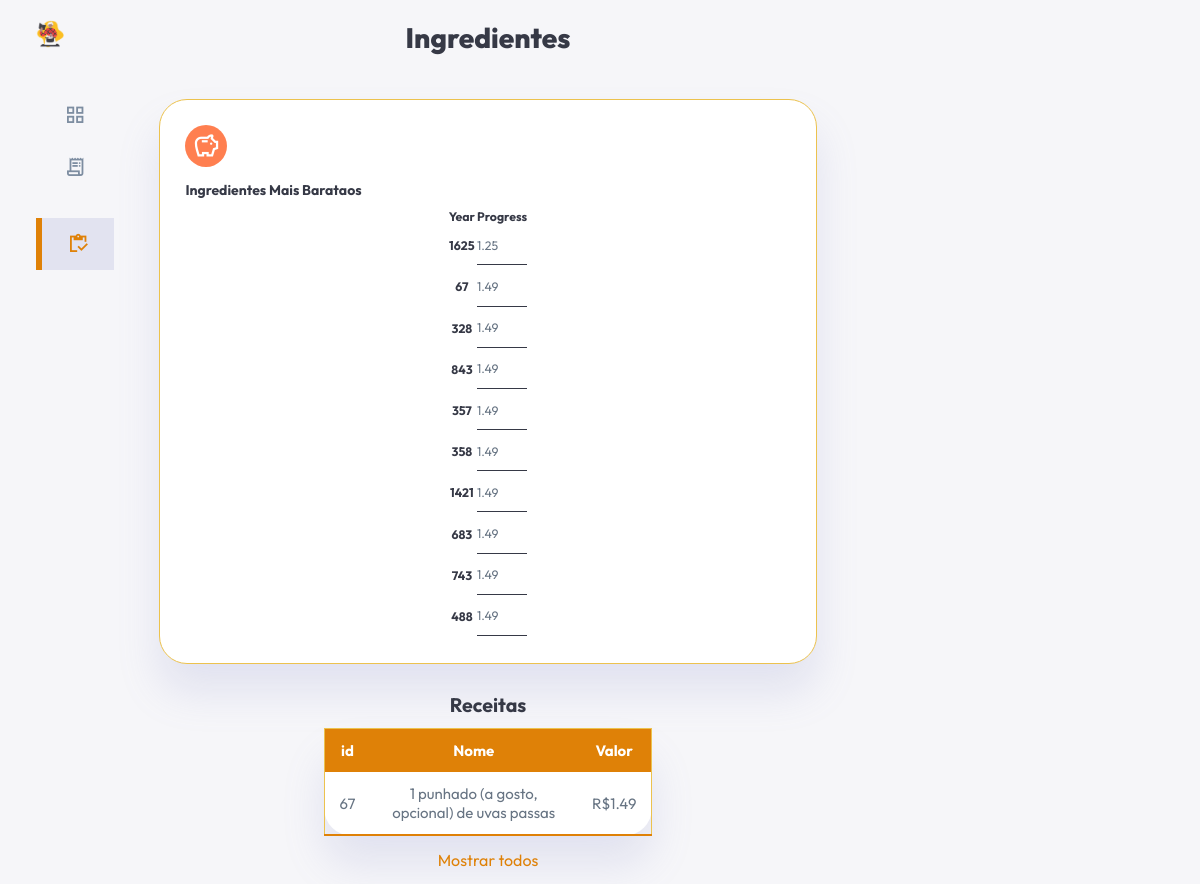
Page /views/Ingredientes.php?id=67 on the committed database.
### tables this page shows
CREATE TABLE `tbingrediente` (
  `idIngrediente` int(11) NOT NULL,
  `nomeIngrediente` varchar(100) DEFAULT NULL,
  `valorIngrediente` float DEFAULT NULL
);

### models/Ingrediente.php (called while the page is built, shortened)
<?php
    class Ingrediente{
        public function listar(){
            $con = Conexao::conectar();
            $querySelect = "SELECT * FROM tbingrediente";
            $resultado = $con->query($querySelect);
            $lista = $resultado->fetchAll();
            return $lista;
        }
        public function listarId($id){
            $con = Conexao::conectar();
            $querySelect = "SELECT * FROM tbingrediente WHERE idIngrediente = " . $id;
            $resultado = $con->query($querySelect);
            $lista = $resultado->fetchAll();
            return $lista;
        }
        public function maisBaratos(){
            $con = Conexao::conectar();
            $querySelect = "SELECT tbingrediente.idIngrediente, tbingrediente.nomeIngrediente, tbingrediente.valorIngrediente FROM tbingrediente
                            WHERE tbingrediente.valorIngrediente != 0.0
                            ORDER BY valorIngrediente
                            LIMIT 10;";
            $resultado = $con->query($querySelect);
            $lista = $resultado->fetchAll();
            return $lista;
        }
    }
?>

### views/Ingredientes.php (the view, shortened to what this page needs)
<?php
require_once('../models/Ingrediente.php');
$ingrediente = new Ingrediente();
$maisBaratos = $ingrediente->maisBaratos();
$ingredientes = $ingrediente->listar();
if (isset($_GET['id'])){
    $ingredientes = $ingrediente->listarId($_GET['id']);
}
?>
<!DOCTYPE html>
<html lang="en">
<head>
    <link rel="stylesheet" href="../css/style.css">
    <link rel="stylesheet" href="https://cdn.jsdelivr.net/npm/charts.css/dist/charts.min.css">
</head>
<body>
    <div class="container">
        <aside>
            <div class="top">
                <div class="logo">
                    <img src="../images/vovo.png" >
                </div>
            </div>
            <div class="sidebar">
                <a href="Index.php" >
                    <span class="material-symbols-sharp">grid_view</span>
                </a>
                <a href="Receitas.php">
                    <span class="material-symbols-sharp">receipt_long</span>
                </a>
                <a href="Ingredientes.php" class="active">
                    <span class="material-symbols-sharp">inventory</span>
                </a>
            </div>
        </aside>
        <main>
            <h1>Ingredientes</h1>
            <div class="insights-one" style='grid-template-columns: repeat(1, 1fr);'>
                <div class="sales">
                    <span class="material-symbols-sharp">savings</span>
                        <div class="left">
                            <h3>Ingredientes Mais Barataos</h3>
                            <table id="column-example-14"
                                class="charts-css column show-labels show-primary-axis show-data-axes">
                                <thead>
                                    <tr>
                                        <th scope="col"> Year </th>
                                        <th scope="col"> Progress </th>
                                    </tr>
                                </thead>
                                <tbody>
                                <?php
                                $html = "";
                                $last = count($maisBaratos)-1;
                                $max = intval($maisBaratos[$last]['valorIngrediente']);
                                foreach ($maisBaratos as $ingredient){
                                    $porcent = intval($ingredient['valorIngrediente']) / $max;
                                    $html .= "<tr>
                                                <th scope='row'><a href='Ingredientes.php?id={$ingredient['idIngrediente']}'>{$ingredient['idIngrediente']}</a></th>
                                                <td style='--size:{$porcent}'>{$ingredient['valorIngrediente']}</td>
                                            </tr>
                                            ";
                                }
                                echo $html;
                                ?>
                                </tbody>
                            </table>
                        </div>
                </div>
            </div>
            <div class="recent-ingredients" style="display: flex; flex-direction: column; align-items: center;">
                <h2>Receitas</h2>
                <table class="styled-table" style="width: 50%">
                    <thead>
                        <tr>
                            <th>id</th>
                            <th>Nome</th>
                            <th>Valor</th>
                        </tr>
                    </thead>
                    <tbody>
                        <?php
                        $html = "";
                        foreach($ingredientes as $ingrediente){
                            $html .= "<tr>
                                        <td>{$ingrediente['idIngrediente']}</td>
                                        <td>{$ingrediente['nomeIngrediente']}</td>
                                        <td>R\${$ingrediente['valorIngrediente']}</td>
                                    </tr>
                                    ";
                        }
                        echo $html;
                        ?>
                    </tbody>
                </table>
                <a href="Ingredientes.php">Mostrar todos</a>
            </div>
        </main>
    </div>
</body>
</html>

### css/style.css (style rules this page uses)
:root { --color-primary: #df8107; --color-danger: #d19a24; --color-success: #41f1b6; --color-warning: #df7132; --color-white: #fff; --color-info-dark: #7d8da1; --color-info-light: #dce1eb; --color-dark: #363946; --color-light: rgba(132, 139, 200, 0.18); --color-primary-variant: #d8a929; --color-dark-variant: #677483; --color-background: #f6f6f9; --color-sunny: #d19a24; --color-winter: #1dacd8; --color-sunset: #d86420; --card-border-radius: 2rem; --border-radius-1: 0.4rem; --border-radius-2: 0.8rem; --border-radius-3: 1.2rem; --border-color: 1px solid #ecc24e; --card-padding: 1.8rem; --padding-1: 1.2rem; --box-shadow: 0 2rem 3rem var(--color-light); }
* { margin: 0; padding: 0; outline: 0; appearance: none; border: 0; text-decoration: none; list-style: none; box-sizing: border-box; }
html { font-size: 14px; }
body { width: 100vw; height: 100vh; font-family: Outfit, sans-serif; font-size: 0.88rem; background: var(--color-background); user-select: none; overflow-x: hidden; color: var(--color-dark); }
.container { display: grid; width: 96%; margin: 0 auto; gap: 1.8rem; grid-template-columns: 14rem auto 23rem; }
a { color: var(--color-dark); }
img { display: block; width: 100%; }
h1 { font-weight: 800; font-size: 2rem; }
h2 { font-size: 1.4rem; }
h3 { font-size: 0.87rem; }
aside { height: 100vh; }
aside .top { display: flex; align-items: center; justify-content: space-between; margin-top: 1.4rem; }
aside .logo { display: flex; gap: 0.8rem; }
aside .logo img { width: 2rem; height: 2rem; }
aside .sidebar { display: flex; flex-direction: column; height: 86vh; position: relative; top: 3rem; }
aside .sidebar a { display: flex; color: var(--color-info-dark); margin-left: 2rem; gap: 1rem; align-items: center; position: relative; height: 3.7rem; transition: all 300ms ease; }
aside .sidebar a span { font-size: 1.6rem; transition: all 300ms ease; }
aside .sidebar a.active { background: var(--color-light); color: var(--color-primary); margin-left: 0; }
aside .sidebar a.active:before { content: ""; width: 6px; height: 100%; background: var(--color-primary); }
aside .sidebar a.active span { color: var(--color-primary); margin-left: calc(1rem - 3px); }
main { margin-top: 1.4rem; }
main .insights-one { display: grid; grid-template-columns: repeat(1, 1fr); gap: 1rem; justify-content: center; align-content: center; }
main .insights-one>div { background: var(--color-white); padding: var(--card-padding); border-radius: var(--card-border-radius); border: var(--border-color); margin-top: 1rem; box-shadow: var(--box-shadow); transition: all 300ms ease; }
main .insights-one>div span { background: coral; padding: 0.5rem; border-radius: 50%; color: var(--color-white); font-size: 2rem; }
main .insights-one h3 { margin: 1rem 0 0.6rem; font-size: 1rem; }
main .recent-ingredients { margin-top: 2rem; font-size: 16px; }
main .recent-ingredients h2 { margin-bottom: 0.8rem; }
main .recent-ingredients table { background: var(--color-white); width: 100%; border-radius: var(--card-border-radius); border: var(--border-color); padding: var(--card-padding); text-align: center; box-shadow: var(--box-shadow); transition: all 300ms ease; }
main .recent-ingredients a { text-align: center; display: block; margin: 1rem auto; font-size: 16px; color: var(--color-primary); }
main table tbody td { height: 2.8rem; border-bottom: 1px solid var(--color-dark); color: var(--color-dark-variant); }
@media screen and (max-width: 1200px) { .container { width: 94%; grid-template-columns: 7rem auto 23rem; } }
@media screen and (max-width: 1200px) { aside .sidebar a { width: 5.6rem; } }
@media screen and (max-width: 1200px) { aside .sidebar a:last-child { position: relative; margin-top: 1.8rem; } }
.styled-table { border-collapse: collapse; margin: auto; font-size: 0.9em; font-family: sans-serif; min-width: 150px; box-shadow: 0 0 20px rgba(0, 0, 0, 0.15); font-family: Outfit, sans-serif; font-size: 15px; width: 300px; }
.styled-table thead tr { background-color: var(--color-primary); color: #ffffff; text-align: left; }
.styled-table th, .styled-table td { padding: 12px 15px; }
.styled-table th { text-align: center; font-weight: bold; }
.styled-table tbody tr { border-bottom: 1px solid #dddddd; }
.styled-table tbody tr:last-of-type { border-bottom: 2px solid var(--color-primary); }
#column-example-14 { height: 150px; max-width: 1200px; margin: 0 auto; }
h1 { margin: 0 0 30px 0; text-align: center; }

### rows in the picture
tbingrediente: idIngrediente "1625", $porcent 1 (drawn), valorIngrediente "1.25"
tbingrediente: idIngrediente "67", $porcent 1 (drawn), valorIngrediente "1.49", nomeIngrediente "1 punhado (a gosto, opcional) de uvas passas"
tbingrediente: idIngrediente "328", $porcent 1 (drawn), valorIngrediente "1.49"
tbingrediente: idIngrediente "843", $porcent 1 (drawn), valorIngrediente "1.49"
tbingrediente: idIngrediente "357", $porcent 1 (drawn), valorIngrediente "1.49"
tbingrediente: idIngrediente "358", $porcent 1 (drawn), valorIngrediente "1.49"
tbingrediente: idIngrediente "1421", $porcent 1 (drawn), valorIngrediente "1.49"
tbingrediente: idIngrediente "683", $porcent 1 (drawn), valorIngrediente "1.49"
tbingrediente: idIngrediente "743", $porcent 1 (drawn), valorIngrediente "1.49"
tbingrediente: idIngrediente "488", valorIngrediente "1.49"
